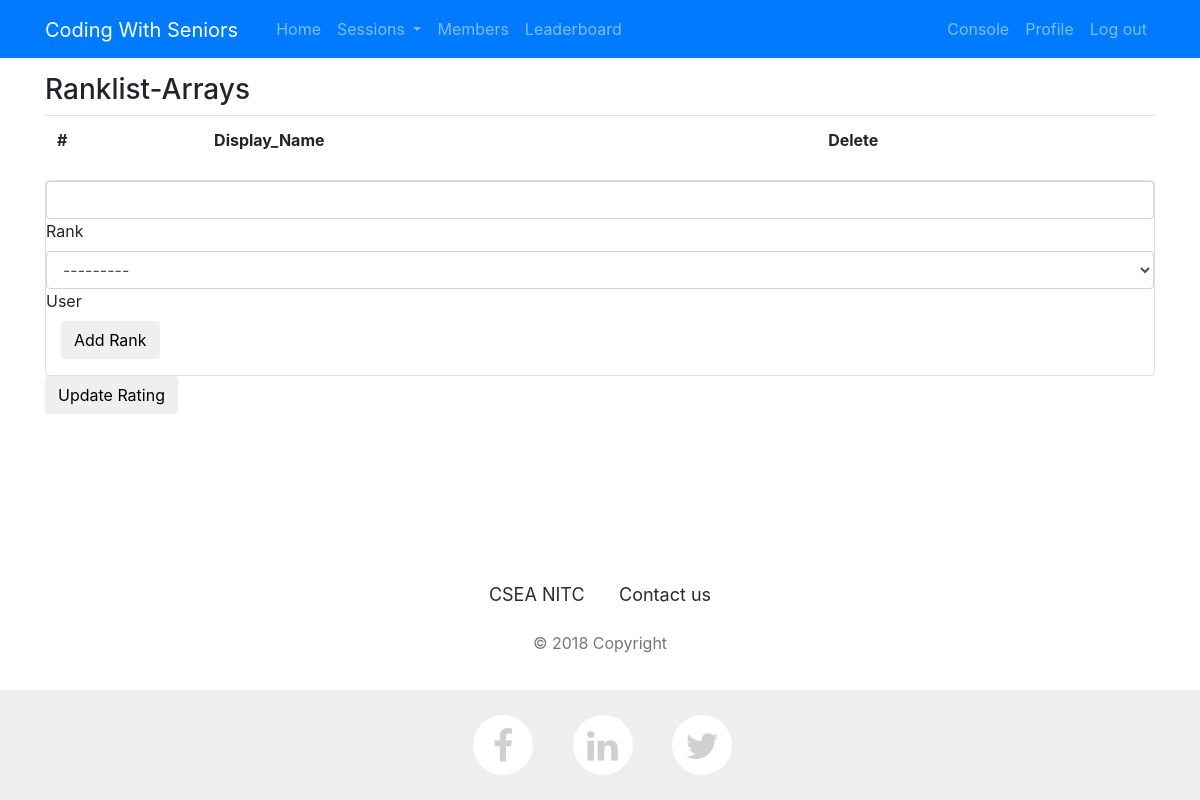
Before: /console/update_leaderboard/Arrays (signed in) with the older database file.
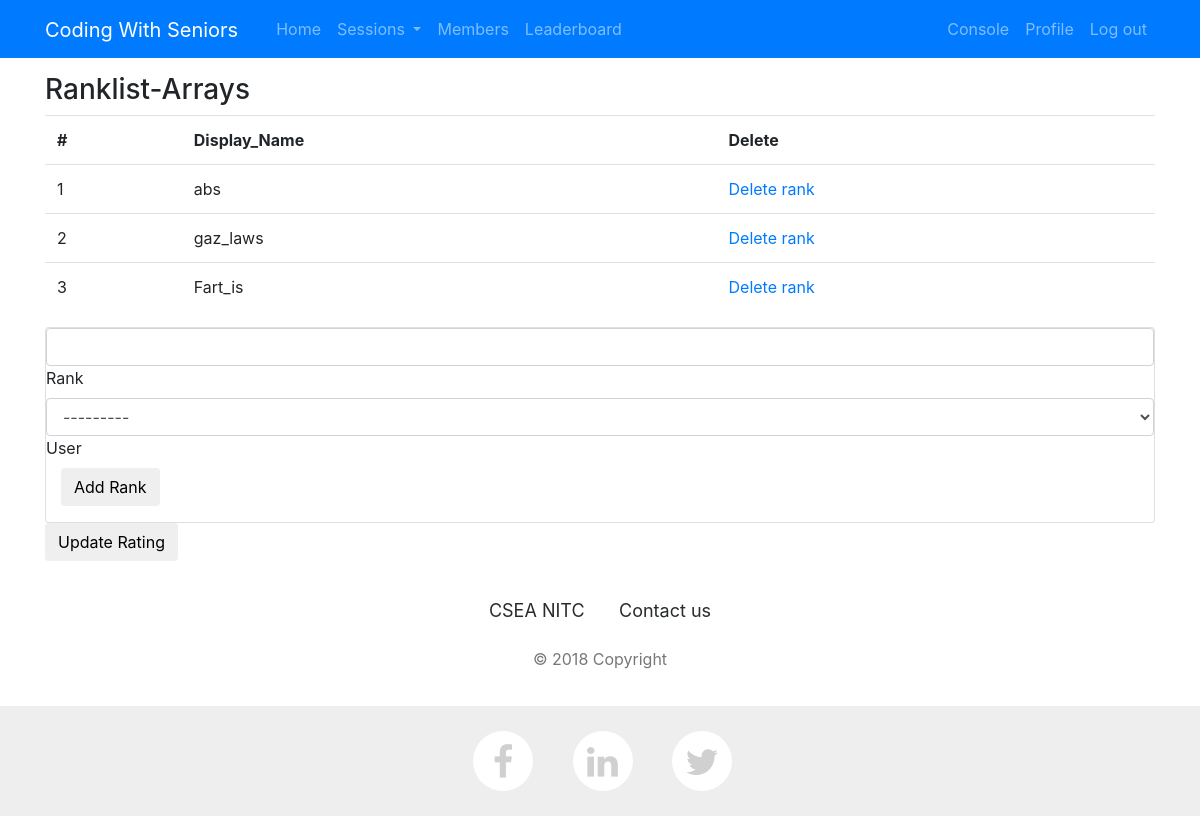
After: the same page with the newer database file.
### events/models.py (models this page shows, shortened)
class Ranking(models.Model):
    rank = models.PositiveIntegerField(blank=False, null=True,unique=True)
    user = models.OneToOneField(User, on_delete=models.CASCADE,unique=True)
    session = models.ForeignKey(Session, on_delete=models.CASCADE)

### user_profile/models.py (models this page shows, shortened)
class UserProfile(models.Model):
    user_info= models.OneToOneField(User, on_delete=models.CASCADE)
    display_name=models.CharField(max_length=255, blank=True, null=True,unique=True)
    display_pic = models.URLField(default="https://cdn4.iconfinder.com/data/icons/ui-standard/96/People-512.png")
    reg_number=models.CharField(max_length=255, blank=True, null=True,unique=True)
    bio=models.CharField(max_length=255, blank=True, null=True)
    rating_change=models.IntegerField(default=0)
    normalized_rating=models.PositiveIntegerField(default=1200)

### console/views.py (the view)
# urls.py: path('update_leaderboard/<str:name>',views.update_leaderboard,name="update_leaderboard"),
@staff_member_required
@sensitive_post_parameters()
@csrf_protect
@require_http_methods(["GET", "POST"])
def update_leaderboard(request: HttpRequest,name:str):
    try:
        session=Session.objects.get(name=name)
        ranks=Ranking.objects.filter(session=session).order_by('rank')
        if request.method == "POST":
            rank_form = RankForm(request.POST)
            response = add_rank(request, rank_form, name)
            if response is not None:
                return response
        else:
            rank_form = RankForm()
    except:
        messages.add_message(request, messages.ERROR, 'Error Contact Admin')
    return render(request, 'console/console_ranking.html', locals())

### console/forms.py
class RankForm(forms.ModelForm):
    class Meta:
        model = Ranking
        fields = ['rank','user']
    def __init__(self, *args, **kwargs):
        super(RankForm, self).__init__(*args, **kwargs)
        self.fields['rank'].label = 'Rank'
        self.fields['rank'].widget.attrs.update({
            'class': 'form-control validate',
        })
        self.fields['user'].label = "User"
        self.fields['user'].widget.attrs.update({
            'class': 'form-control validate',
        })

### console/templates/console/console_ranking.html (shortened to what this page needs)
{% extends "layout.html" %}
{% load staticfiles %}
{% block body %}
    <div class="container">
    <div class="row">
        <h3>Ranklist-{{ name }}</h3>
        <table class="table table-hover test">
            <tr>
                <th>#</th>
                <th>Display_Name</th>
                <th>Delete</th>
            </tr>
            {% for item in ranks  %}
            <tr>
                <td>{{ item.rank }}</td>
                <td>{{ item.user.userprofile.display_name }}</td>
                <td><a href="/console/delete_rank/{{ session.name }}/{{ item.user.username }}" onclick="return confirm('Are you sure?')">Delete rank</a></td>
            </tr>
            {% endfor %}
        </table>
        </div>
    </div>
    <div class="row">
        <div class="col">
            <div class="card card-block">
                <form method="post" action="" id="form-login">
                    <fieldset>
                        {% for field in rank_form %}
                            <div class="md-form {% if field.errors %}has-error{% endif %}">
                                {{ field }}
                                <label for="id_{{ field.name }}">{{ field.label }}</label>
                            </div>
                        {% endfor %}
                        <div class="form-group">
                            <div class="col-md-10 col-md-offset-2">
                                <button class="btn btn-default" type="submit" name="add_event">Add Rank</button>
                            </div>
                        </div>
                    </fieldset>
                </form>
            </div>
        </div>
    </div>
    <div class="row">
    <div class="col">
        <a href="/console/update_rating/{{ name }}" onclick="return confirm('Only be clicked ONCE when all ranks are uploaded?')"><button class="btn btn-default">Update Rating</button></a>
    </div>
    </div>
{% endblock %}

Changed rows visible on the page:
added Ranking: rank "1", user.userprofile.display_name "abs"
added Ranking: rank "2", user.userprofile.display_name "gaz_laws"
added Ranking: rank "3", user.userprofile.display_name "Fart_is"
